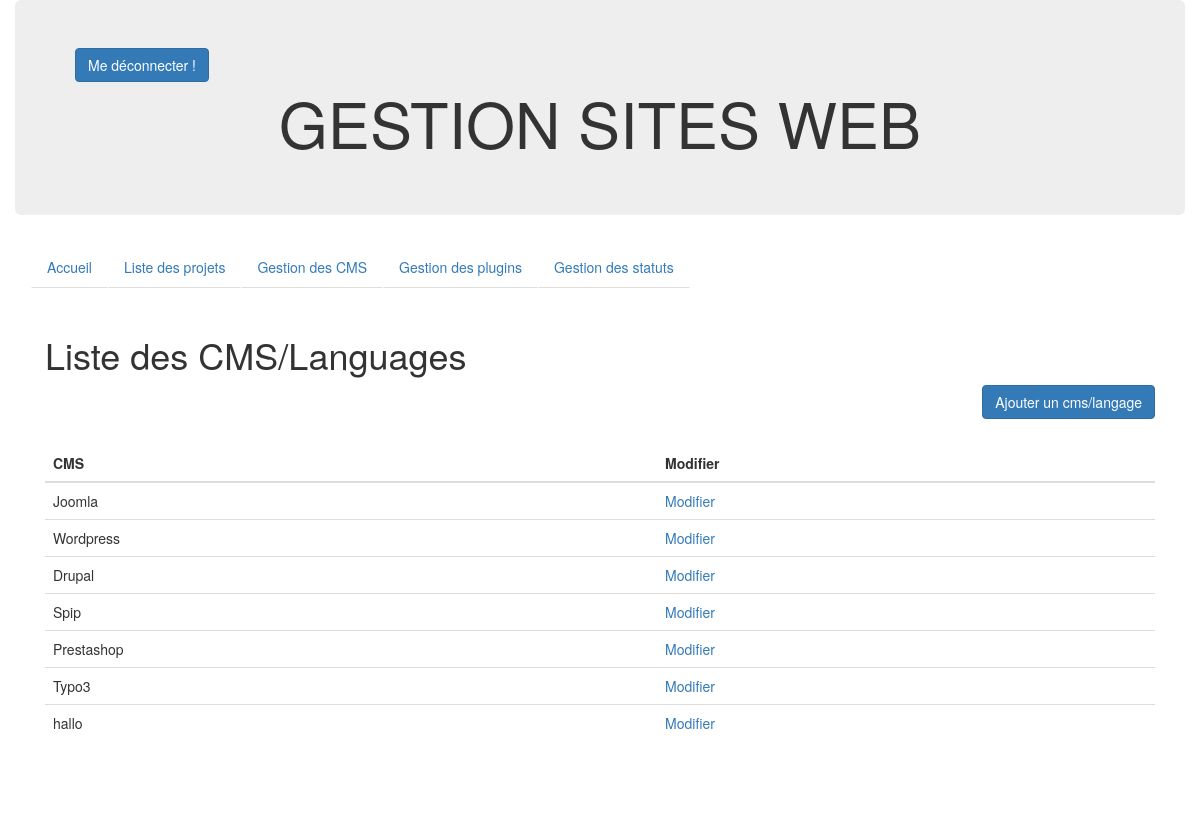
Before: /listing_cms_language.php with the older database file.
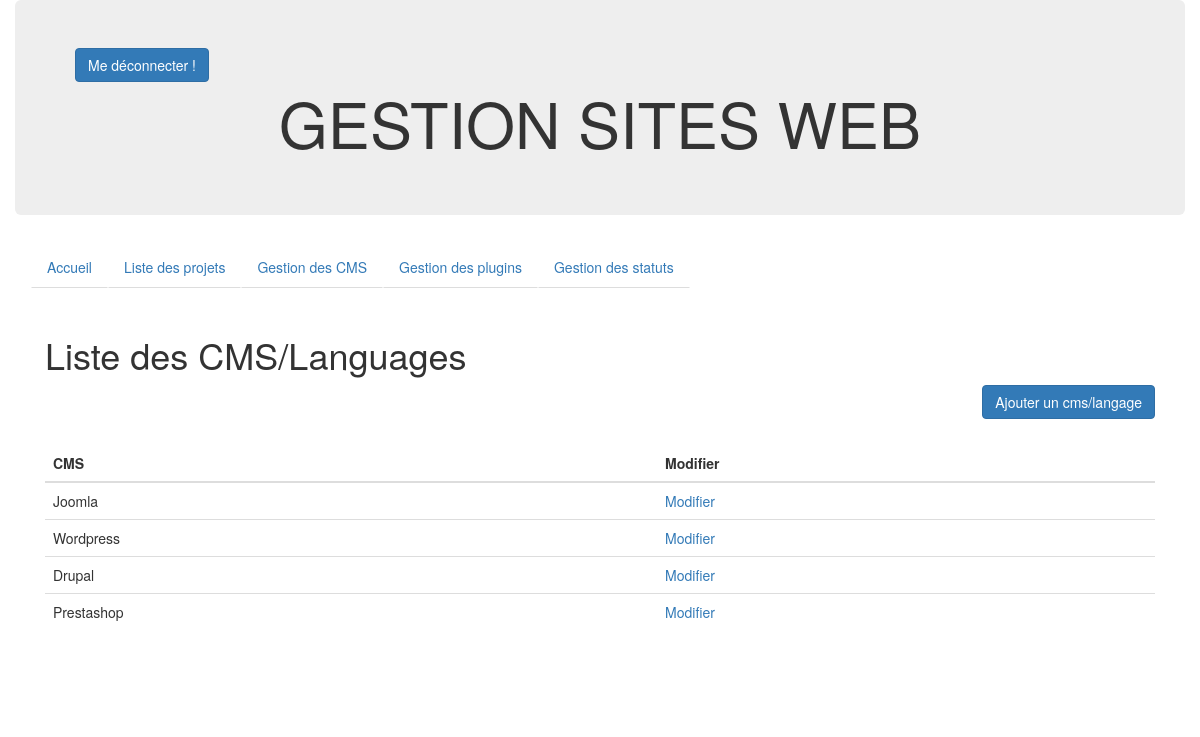
After: the same page with the newer database file.
### tables this page shows
CREATE TABLE IF NOT EXISTS `cms_languages` (
`id` int(11) NOT NULL,
  `nom` varchar(225) NOT NULL
);

### listing_cms_language.php (the view, shortened to what this page needs)
<!DOCTYPE html>
<html>
<head>
      <?php require_once("header_meta.php"); ?>
</head>
  <body>
      <?php require_once("head.php"); ?>
		<div class="row">
			<div class="container">
				<div class="col-sm-12">
					<h1>Liste des CMS/Languages</h1>
					<a class="btn btn-primary pull-right" href="http://localhost/igloo/add_cms_language.php">Ajouter un cms/langage</a><br/><br/><br/>
					<table class="table">
						<thead>
							<tr>
							  <th scope="col">CMS</th>
							  <th scope="col">Modifier</th>
							</tr>
						</thead>
						<tbody>
						    <?php
								require_once("./config/connexionBdd.php");
								$requete = $bdd->query('SELECT * FROM cms_languages');
								while($donnees = $requete->fetch())
								{
								echo '<tr><td>', $donnees['nom'],'</td><td><a href="edit_cms_language.php?id='.$donnees['id'].'">Modifier</a></td>'."\r\n";
								echo '</tr>'."\r\n";
								}
								?>
						</tbody>
					</table><br><br><br>
				</div>
			</div>
		</div>
	</body>
</html>

Changed rows visible on the page:
removed cms_languages: nom "Spip"
removed cms_languages: nom "Typo3"
removed cms_languages: nom "hallo"
